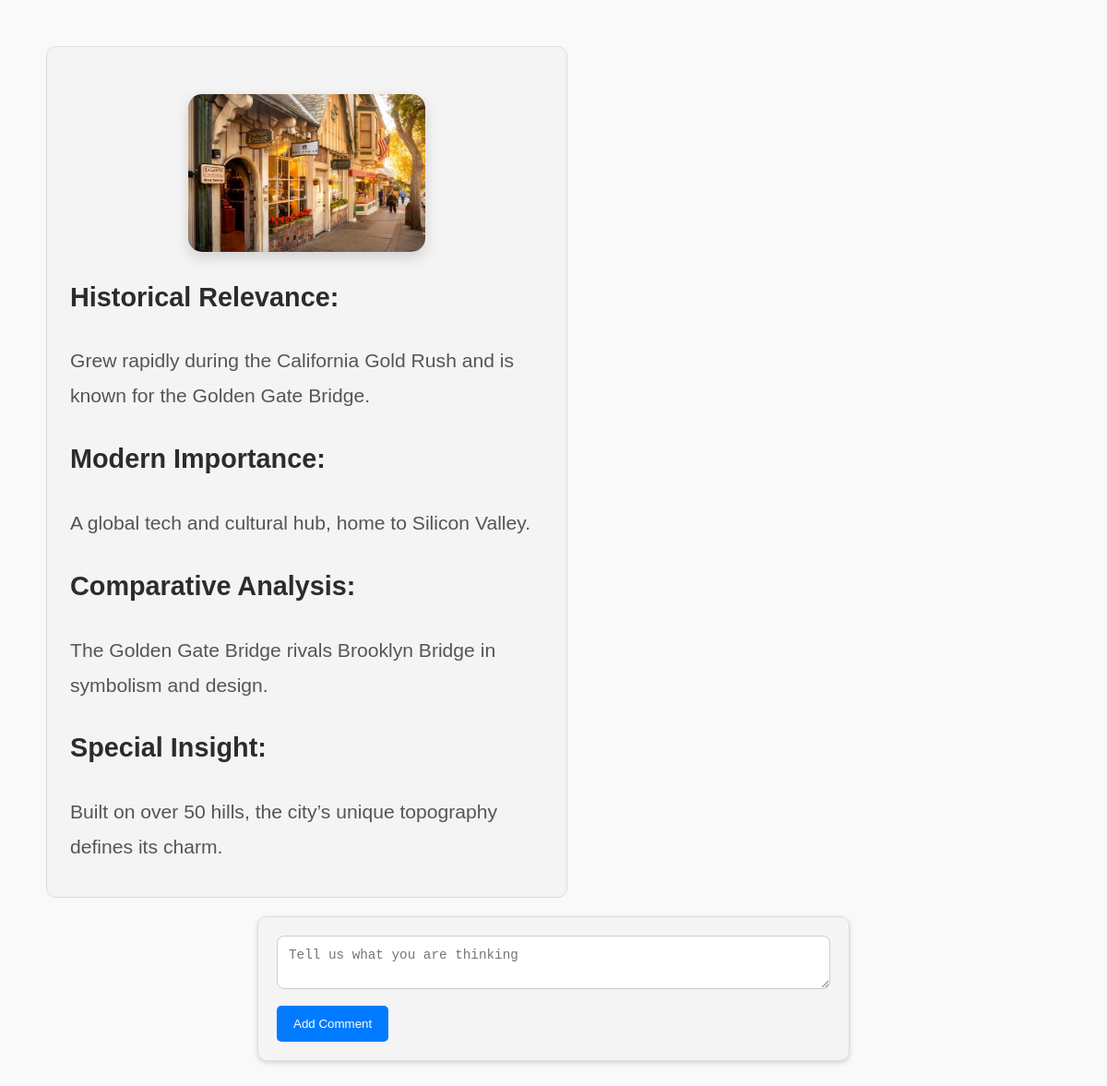
Screenshot of /image/3 (signed in) with the database file from the repository.
### dbclasses.py (models this page shows)
class GIS_Model(db.Model):
    __tablename__ = 'gis_model'
    ID = db.Column(db.Integer, primary_key=True)
    ImagePath = db.Column(db.String(2000), nullable=False)
    Name = db.Column(db.String(100), nullable=False)
    Latitude = db.Column(db.Float(20), nullable=False)
    Longitude = db.Column(db.Float, nullable=False)
    Comments = db.Column(db.String(1000), nullable=True)
    Source = db.Column(db.String(50), nullable=True)
    Date = db.Column(db.DateTime, default=datetime.utcnow)
    comp_model = db.relationship('COMP_Model', uselist=False, back_populates='gis_model', cascade='all, delete-orphan')
    analysis_model = db.relationship('ANALYSIS_Model', uselist=False, back_populates='gis_model', cascade='all, delete-orphan')
    comments = db.relationship('Comment', backref='image', lazy=True)

class COMP_Model(db.Model):
    __tablename__ = 'comp_model'
    ImageID = db.Column(db.Integer, db.ForeignKey('gis_model.ID'), primary_key=True)
    Hist_Relevance = db.Column(db.String(500), nullable=False)
    Mod_Imp = db.Column(db.String(500), nullable=False)
    Comp_Analysis = db.Column(db.String(500), nullable=False)
    Insight = db.Column(db.String(500), nullable=False)
    gis_model = db.relationship('GIS_Model', back_populates='comp_model')

### main.py (the view, shortened to what this page needs)
@app.route('/image/<int:image_id>', methods=['GET', 'POST'])
@login_required
def image_detail(image_id):
    image = COMP_Model.query.get_or_404(image_id)
    comments = (
        Comment.query.filter_by(image_id=image_id, is_reply=False)
        .order_by(Comment.created_at.desc())
        .all()
    )
    return render_template('image_detail.html', image=image, comments=comments)

### main.py (called while the page is built)
@login_manager.user_loader
def load_user(user_id):
    return User.query.get(int(user_id))

### templates/image_detail.html (shortened to what this page needs)
{% extends "basic.html" %}
{% block body %}
<div class="image-details">
  <img
    src="{{ url_for('static', filename='Images/' + image.gis_model.ImagePath) }}"
    alt="{{ image.gis_model.Name }}"
    style="width: 50%; height: auto"
  />
  <div class="details">
    <h2>Historical Relevance:</h2>
    <p>{{ image.Hist_Relevance }}</p>
    <h2>Modern Importance:</h2>
    <p>{{ image.Mod_Imp }}</p>
    <h2>Comparative Analysis:</h2>
    <p>{{ image.Comp_Analysis }}</p>
    <h2>Special Insight:</h2>
    <p>{{ image.Insight }}</p>
  </div>
</div>
<div class="add-comment">
  <form id="commentForm">
    <textarea name="content" placeholder="Tell us what you are thinking" required></textarea>
    <button type="submit">Add Comment</button>
  </form>
</div>
{% endblock %}

### static/css/styles.css (style rules this page uses)
body { margin: 10px; padding: 20px; font-family: 'Gill Sans', 'Gill Sans MT', Calibri, 'Trebuchet MS', sans-serif ; line-height: 1.6; background-color: #f9f9f9; color: #2d2c2c; }
img { max-width: 300px; height: auto; border-radius: 15px; box-shadow: 0px 4px 10px rgba(0, 0, 0, 0.2); margin: 10px; display: block; margin-left: auto; margin-right: auto; }
form { max-width: 600px; margin: 20px auto; padding: 20px; border: 1px solid #ddd; border-radius: 10px; background-color: #f9f9f9; }
p { margin: 5px 0; }
.image-details { width: 45%; padding: 25px; border: 1px solid #ddd; border-radius: 10px; background-color: #f4f4f4; font-size: 1.2em; line-height: 1.8; }
.image-details p { font-size: 1.1em; color: #555; margin: 10px 0; }
.image-details img { width: 100%; height: auto; border-radius: 15px; box-shadow: 0px 6px 15px rgba(0, 0, 0, 0.15); margin-bottom: 15px; }
.image-details { margin: 20px; }
.add-comment form { margin-top: 20px; padding: 20px; background-color: #f4f4f4; border-radius: 10px; box-shadow: 0 2px 5px rgba(0, 0, 0, 0.15); }
.add-comment textarea { width: 100%; padding: 12px; border-radius: 8px; border: 1px solid #ccc; font-size: 1em; color: #333; }
.add-comment button { background-color: #007bff; color: white; padding: 12px 18px; border: none; border-radius: 5px; cursor: pointer; margin-top: 10px; }
.add-comment textarea, .replyForm textarea { font-size: 1.1em; color: #444; background-color: #fff; box-sizing: border-box; }

### rows the page displays
GIS_Model: ImagePath (picture)
COMP_Model: Hist_Relevance "Grew rapidly during the California Gold Rush and is known for the Golden Gate Bridge.", Mod_Imp "A global tech and cultural hub, home to Silicon Valley.", Comp_Analysis "The Golden Gate Bridge rivals Brooklyn Bridge in symbolism and design.", Insight "Built on over 50 hills, the city’s unique topography defines its charm."
